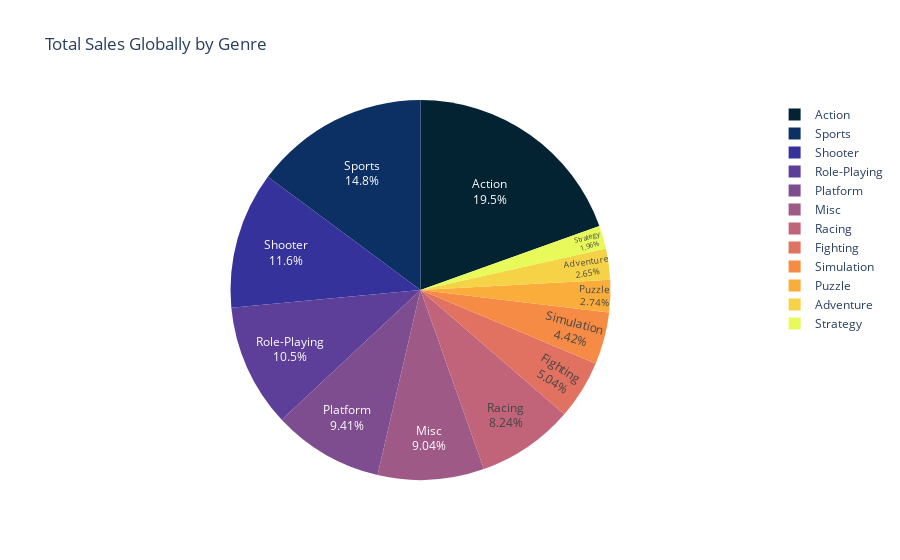

Write notebook code for a chart like this one.
### Code cell
# create pie chart
fig = px.pie(agg_genre_sales, values = "sum_global", names = "genre", color_discrete_sequence = px.colors.sequential.thermal,
             title = "Total Sales Globally by Genre")
fig.update_traces(textposition = "inside", textinfo = "label+percent")

### Figure 1 — Plotly figure (JSON) as saved in the notebook; plotly's stock layout.template omitted (floating-point values rounded to 4 significant figures)
{"data": [{"domain": {"x": [0, 1], "y": [0, 1]}, "hovertemplate": "genre=%{label}<br>sum_global=%{value}<extra></extra>", "labels": ["Action", "Adventure", "Fighting", "Misc", "Platform", "Puzzle", "Racing", "Role-Playing", "Shooter", "Simulation", "Sports", "Strategy"], "legendgroup": "", "name": "", "showlegend": true, "textinfo": "label+percent", "textposition": "inside", "type": "pie", "values": [1722.0, 233.3, 443.8, 797.0, 829.0, 241.9, 726.4, 923.4, 1026.0, 389.6, 1309.0, 173.1]}], "layout": {"legend": {"tracegroupgap": 0}, "piecolorway": ["rgb(3, 35, 51)", "rgb(13, 48, 100)", "rgb(53, 50, 155)", "rgb(93, 62, 153)", "rgb(126, 77, 143)", "rgb(158, 89, 135)", "rgb(193, 100, 121)", "rgb(225, 113, 97)", "rgb(246, 139, 69)", "rgb(251, 173, 60)", "rgb(246, 211, 70)", "rgb(231, 250, 90)"], "title": {"text": "Total Sales Globally by Genre"}}}
